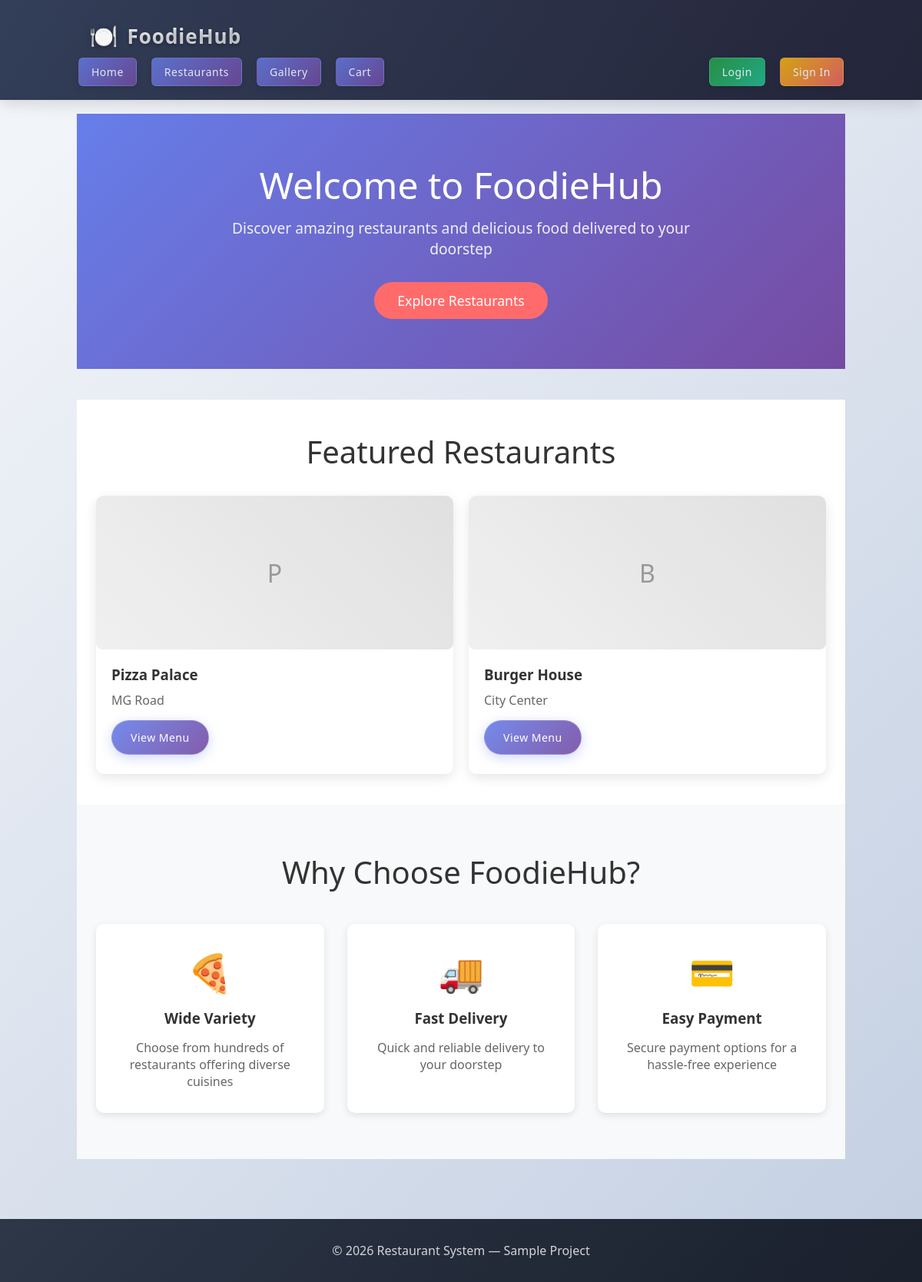
The page / on the database its author committed.
### tables this page shows
CREATE TABLE restaurant (
  restaurant_id INT AUTO_INCREMENT PRIMARY KEY,
  name VARCHAR(150),
  location VARCHAR(255),
  image VARCHAR(255)
);

### index.php (the view, shortened to what this page needs)
<!doctype html>
<html lang="en">
<head>
  <link rel="stylesheet" href="/final_restaurant_project/assets/css/style.css?v=<?php echo time(); ?>">
</head>
<body>
<?php include 'header.php'; ?>
<section class="hero">
    <div class="wrap">
        <div class="hero-content">
            <h1>Welcome to FoodieHub</h1>
            <p>Discover amazing restaurants and delicious food delivered to your doorstep</p>
            <a href="restaurants.php" class="btn btn-primary">Explore Restaurants</a>
        </div>
    </div>
</section>
<section class="featured-restaurants">
    <div class="wrap">
        <h2>Featured Restaurants</h2>
        <div class="restaurants-grid">
            <?php
            $restaurants = mysqli_query($conn, "SELECT * FROM restaurant LIMIT 6");
            if($restaurants && mysqli_num_rows($restaurants) > 0):
                while($restaurant = mysqli_fetch_assoc($restaurants)):
            ?>
            <div class="restaurant-card">
                <div class="restaurant-image">
                    <?php if($restaurant['image'] && file_exists('assets/images/restaurants/' . $restaurant['image'])): ?>
                        <img src="assets/images/restaurants/<?php echo htmlspecialchars($restaurant['image']); ?>" alt="<?php echo htmlspecialchars($restaurant['name']); ?>">
                    <?php else: ?>
                        <div class="image-placeholder">
                            <span><?php echo htmlspecialchars(substr($restaurant['name'], 0, 1)); ?></span>
                        </div>
                    <?php endif; ?>
                </div>
                <div class="restaurant-info">
                    <h3><?php echo htmlspecialchars($restaurant['name']); ?></h3>
                    <p><?php echo htmlspecialchars($restaurant['location']); ?></p>
                    <a href="restaurant.php?id=<?php echo $restaurant['restaurant_id']; ?>" class="btn btn-secondary">View Menu</a>
                </div>
            </div>
            <?php
                endwhile;
            else:
                echo "<p>No restaurants available at the moment.</p>";
            endif;
            ?>
        </div>
    </div>
</section>
<section class="features">
    <div class="wrap">
        <h2>Why Choose FoodieHub?</h2>
        <div class="features-grid">
            <div class="feature-card">
                <div class="feature-icon">🍕</div>
                <h3>Wide Variety</h3>
                <p>Choose from hundreds of restaurants offering diverse cuisines</p>
            </div>
            <div class="feature-card">
                <div class="feature-icon">🚚</div>
                <h3>Fast Delivery</h3>
                <p>Quick and reliable delivery to your doorstep</p>
            </div>
            <div class="feature-card">
                <div class="feature-icon">💳</div>
                <h3>Easy Payment</h3>
                <p>Secure payment options for a hassle-free experience</p>
            </div>
        </div>
    </div>
</section>
<?php include 'footer.php'; ?>

### assets/css/style.css (style rules this page uses)
* { box-sizing:border-box;margin:0;padding:0 }
body { font-family:'Segoe UI', Tahoma, Geneva, Verdana, sans-serif;background:linear-gradient(135deg, #f5f7fa 0%, #c3cfe2 100%);color:#333;margin:0;min-height:100vh }
body, html { scroll-behavior:smooth }
.wrap { width:1000px;max-width:95%;margin:0 auto }
.btn { display:inline-block;padding:12px 24px;background:linear-gradient(135deg, #667eea 0%, #764ba2 100%);color:#fff;text-decoration:none;border-radius:25px;font-weight:500;text-align:center;transition:all 0.3s ease;border:none;cursor:pointer;font-size:14px;position:relative;overflow:hidden }
.btn::before { content:'';position:absolute;top:0;left:-100%;width:100%;height:100%;background:linear-gradient(90deg,transparent,rgba(255,255,255,0.2),transparent);transition:left 0.5s }
.btn-primary { background:linear-gradient(135deg, #667eea 0%, #764ba2 100%) }
.btn-secondary { background:linear-gradient(135deg, rgba(102,126,234,0.9), rgba(118,75,162,0.9));color:#fff !important;padding:12px 24px;border-radius:25px;font-weight:500;font-size:14px;letter-spacing:0.5px;transition:all 0.3s ease;position:relative;overflow:hidden;border:1px solid rgba(255,255,255,0.2);box-shadow:0 4px 15px rgba(102,126,234,0.3);text-decoration:none !important;display:inline-block }
.btn-secondary::before { content:'';position:absolute;top:0;left:-100%;width:100%;height:100%;background:linear-gradient(90deg,transparent,rgba(255,255,255,0.2),transparent);transition:left 0.5s ease }
a { color:#667eea;text-decoration:none;transition:color 0.3s ease }
a.btn, a.btn-secondary, a.btn-primary, a.btn-success, a.btn-danger, a.btn-info, a.btn-warning { text-decoration:none !important }
.btn-primary { background:linear-gradient(135deg, #ff6b6b 0%, #ee5a24 100%);color:#fff }
.hero { background:linear-gradient(135deg, #667eea 0%, #764ba2 100%);color:#fff;padding:60px 0;text-align:center;margin-bottom:40px }
.hero-content { max-width:600px;margin:0 auto }
.hero h1 { font-size:3em;margin-bottom:10px;font-weight:300 }
.hero p { font-size:1.2em;margin-bottom:30px;opacity:0.9 }
.btn-primary { background:#ff6b6b;border:none;padding:12px 30px;font-size:1.1em;border-radius:25px }
.featured-restaurants { padding:40px 0;background:#fff }
.featured-restaurants h2 { text-align:center;margin-bottom:30px;color:#333;font-size:2.5em;font-weight:300 }
.restaurants-grid { display:grid;grid-template-columns:repeat(auto-fit,minmax(300px,1fr));gap:20px }
.restaurant-card { background:#fff;border-radius:10px;overflow:hidden;box-shadow:0 5px 15px rgba(0,0,0,0.1);transition:transform 0.3s ease }
.restaurant-image { height:200px;overflow:hidden;position:relative }
.image-placeholder { background:#f0f0f0;display:flex;align-items:center;justify-content:center;height:200px;font-size:4em;color:#ccc }
.restaurant-info { padding:20px }
.restaurant-info h3 { margin:0 0 10px 0;color:#333 }
.restaurant-info p { margin:0 0 15px 0;color:#666 }
.btn-secondary { background:linear-gradient(135deg, rgba(102,126,234,0.9), rgba(118,75,162,0.9));color:#fff !important;border:none;padding:12px 24px;border-radius:25px;text-decoration:none !important;font-weight:500;font-size:14px;letter-spacing:0.5px;transition:all 0.3s ease;position:relative;overflow:hidden;border:1px solid rgba(255,255,255,0.2);box-shadow:0 4px 15px rgba(102,126,234,0.3);display:inline-block }
.features { background:#f8f9fa;padding:60px 0 }
.features h2 { text-align:center;margin-bottom:40px;color:#333;font-size:2.5em;font-weight:300 }
.features-grid { display:grid;grid-template-columns:repeat(auto-fit,minmax(250px,1fr));gap:30px;text-align:center }
.feature-card { background:#fff;padding:30px;border-radius:10px;box-shadow:0 3px 10px rgba(0,0,0,0.1) }
.feature-icon { font-size:3em;margin-bottom:15px }
.feature-card h3 { margin:0 0 15px 0;color:#333 }
.feature-card p { margin:0;color:#666 }
.card, .restaurant-card, .menu-item-card, .order-item, .reservation-card { transition:transform 0.3s ease, box-shadow 0.3s ease }
.image-placeholder { background:linear-gradient(45deg, #f0f0f0, #e0e0e0);display:flex;align-items:center;justify-content:center;color:#999;border-radius:8px;font-size:2em;font-weight:300;animation:pulse 2s infinite }

### rows shown on the page
restaurant: name "P", name "Pizza Palace", location "MG Road"
restaurant: name "B", name "Burger House", location "City Center"
